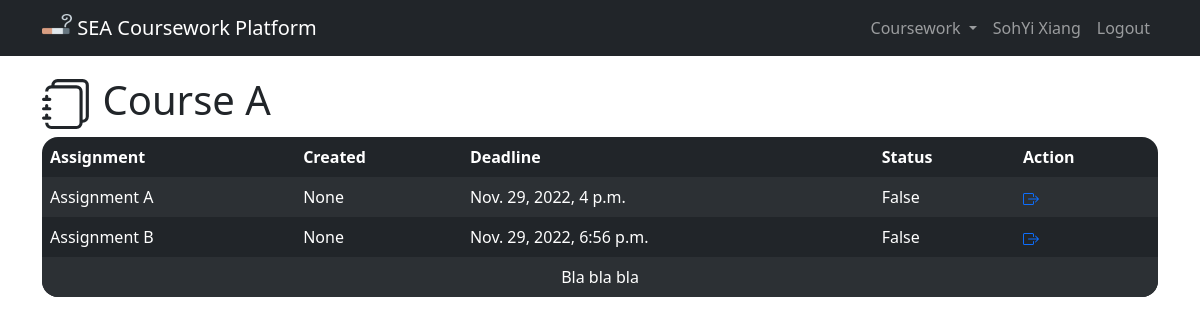
The page /coursework/5 (signed in) on the database its author committed.
### coursework/models.py (models this page shows)
class User(AbstractUser):
    STATUS = (
        ("Student", "Student"),
        ("Teaching Assistant", "Teaching Assistant"),
        ("Teacher", "Teacher")
    )
    status = models.CharField(
        max_length=18,
        choices=STATUS,
        default="Student"
    )
    is_email_verified = models.BooleanField(default=False)

class Coursework(models.Model):
    course = models.OneToOneField(
        Course,
        on_delete=models.PROTECT,
        unique=True,
        related_name="coursework_name"
    )
    taken_person = models.ManyToManyField(
        User,
        blank=True,
        related_name="coursework_taken"
    )
    def __str__(self):
        return self.course.name
    class Meta:
        ordering = ["course"]

class Course(models.Model):
    name = models.CharField(max_length=60)
    def __str__(self):
        return self.name
    class Meta:
        ordering = ["name"]

class Assignment(models.Model):
    coursework = models.ForeignKey(
        Coursework,
        on_delete=models.PROTECT,
        related_name="assignment"
    )
    title = models.CharField(max_length=128)
    created_on = models.DateField(auto_now_add=True)
    deadline = models.DateTimeField()
    def __str__(self):
        return self.title

### coursework/views.py (the view)
@login_required
def coursework_view(request, coursework_id):
    coursework = Coursework.objects.get(pk=int(coursework_id))
    if request.user in coursework.taken_person.all():
        return render(request, "coursework/coursework_view.html", {
            "coursework": coursework
        })
    else:
        messages.error(
            request, "You haven't join this coursework!"
        )
        return HttpResponseRedirect(reverse("index"))

### coursework/templates/coursework/coursework_view.html (shortened to what this page needs)
{% extends "coursework/layout.html" %}
{% block body %}
<h1>
  {{ coursework }}
</h1>
<table class="table table-dark table-striped table-hover table-borderless">
  <thead>
    <tr>
      <th scope="col">Assignment</th>
      <th scope="col">Created</th>
      <th scope="col">Deadline</th>
      <th scope="col">Status</th>
      <th scope="col">Action</th>
    </tr>
  </thead>
  <tbody>
    {% for assignment in coursework.assignment.all %}
    <tr>
      <td>{{ assignment }}</td>
      <td>{{ assignment.created_on }}</td>
      <td>{{ assignment.deadline }}</td>
      <td>
        {% if not assignment.status.upload_status %}
        False
        {% else %}
        True
        {% endif %}
      </td>
      <td>
        <a href="{% url 'assignment_view' coursework.id assignment.id %}">
        </a>
      </td>
    </tr>
    {% empty %}
    <tr>
      <td colspan="5">No assignment at the moment...</td>
    </tr>
    {% endfor %}
    <tr>
      <td colspan="5" style="text-align:center">
        {% if not user.status == "Student" %}
        <a href="{% url 'create_assignment' coursework.id %}">Create assignment</a>
        {% else %}
        Bla bla bla
        {% endif %}
      </td>
    </tr>
  </tbody>
</table>
{% endblock %}

### coursework/templates/coursework/layout.html (shortened to what this page needs)
{% load static %}
<!DOCTYPE html>
<html lang="en">
<head>
  <link href="https://cdn.jsdelivr.net/npm/bootstrap@5.2.3/dist/css/bootstrap.min.css" rel="stylesheet"
>
  <link rel="stylesheet" href="{% static 'coursework/styles.css' %}">
</head>
<body>
  <nav class="navbar navbar-expand-lg navbar-dark bg-dark fixed-top">
    <div class="container">
      <a class="navbar-brand" href="{% url 'index' %}">
        <img src="{% static 'coursework/favicon.ico' %}" alt="Logo" width="30" height="24"
          class="d-inline-block align-text-top">
        SEA Coursework Platform
      </a>
      <div class="collapse navbar-collapse" id="navbarSupportedContent">
        <ul class="navbar-nav">
          {% if user.is_authenticated %}
          <li class="nav-item dropdown">
            <a class="nav-link dropdown-toggle" href="#" role="button" data-bs-toggle="dropdown" aria-expanded="false">
              Coursework
            </a>
          </li>
          <li class="nav-item"><a class="nav-link" href="#">{{ user.last_name }}{{ user.first_name }}</a></li>
          <li class="nav-item"><a class="nav-link" href="{% url 'logout' %}">Logout</a></li>
          {% else %}
          <li class="nav-item"><a class="nav-link" href="{% url 'register' %}">Register</a></li>
          <li class="nav-item"><a class="nav-link" href="{% url 'login' %}">Login</a></li>
          {% endif %}
        </ul>
      </div>
    </div>
  </nav>
  <div class="container dodge-nav">
    {% block body %}
    {% endblock %}
  </div>
</body>
</html>

### coursework/static/coursework/styles.css (style rules this page uses)
.dodge-nav { margin-top: 76px; }
th:first-child { border-top-left-radius: 1rem; }
th:last-child { border-top-right-radius: 1rem; }
tr:last-child td:first-child { border-bottom-left-radius: 1rem; }
tr:last-child td:last-child { border-bottom-right-radius: 1rem; }

### rows shown on the page
User: last_name "Soh", first_name "Yi Xiang"
Coursework: course.name "Course A"
Assignment: title "Assignment A", created_on "None", deadline "Nov. 29, 2022, 4 p.m.", shows "False"
Assignment: title "Assignment B", created_on "None", deadline "Nov. 29, 2022, 6:56 p.m.", shows "False"
